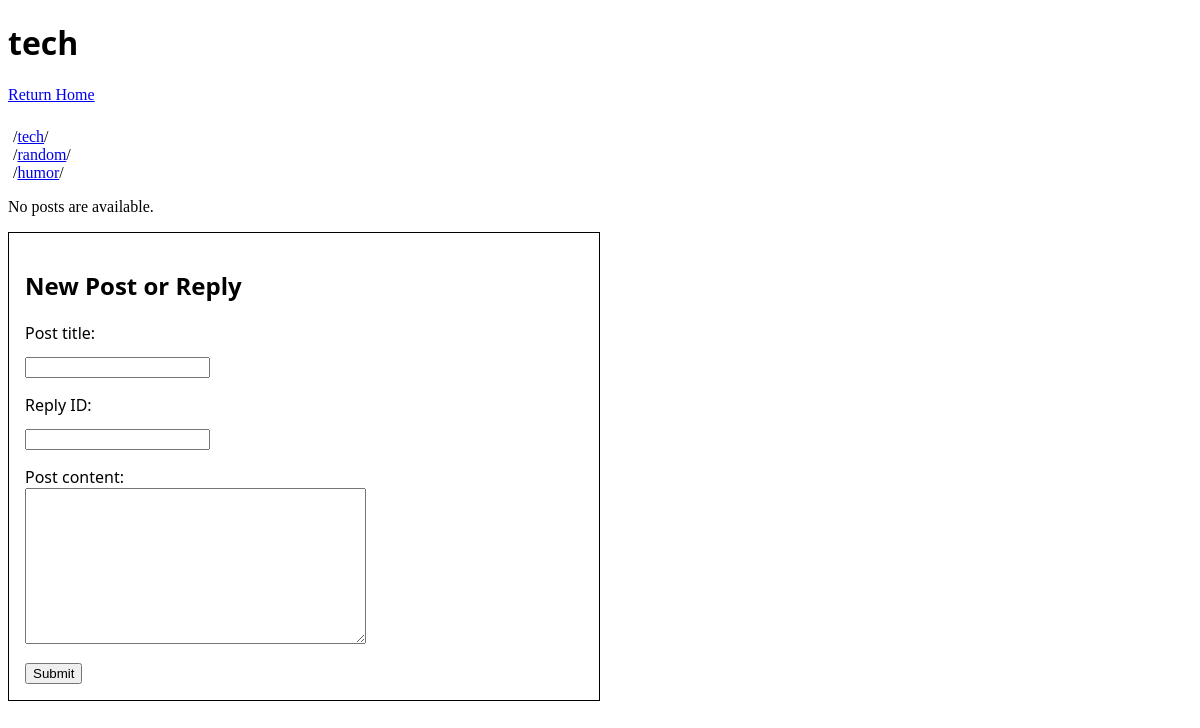
Page /tech/ on the earlier database version.
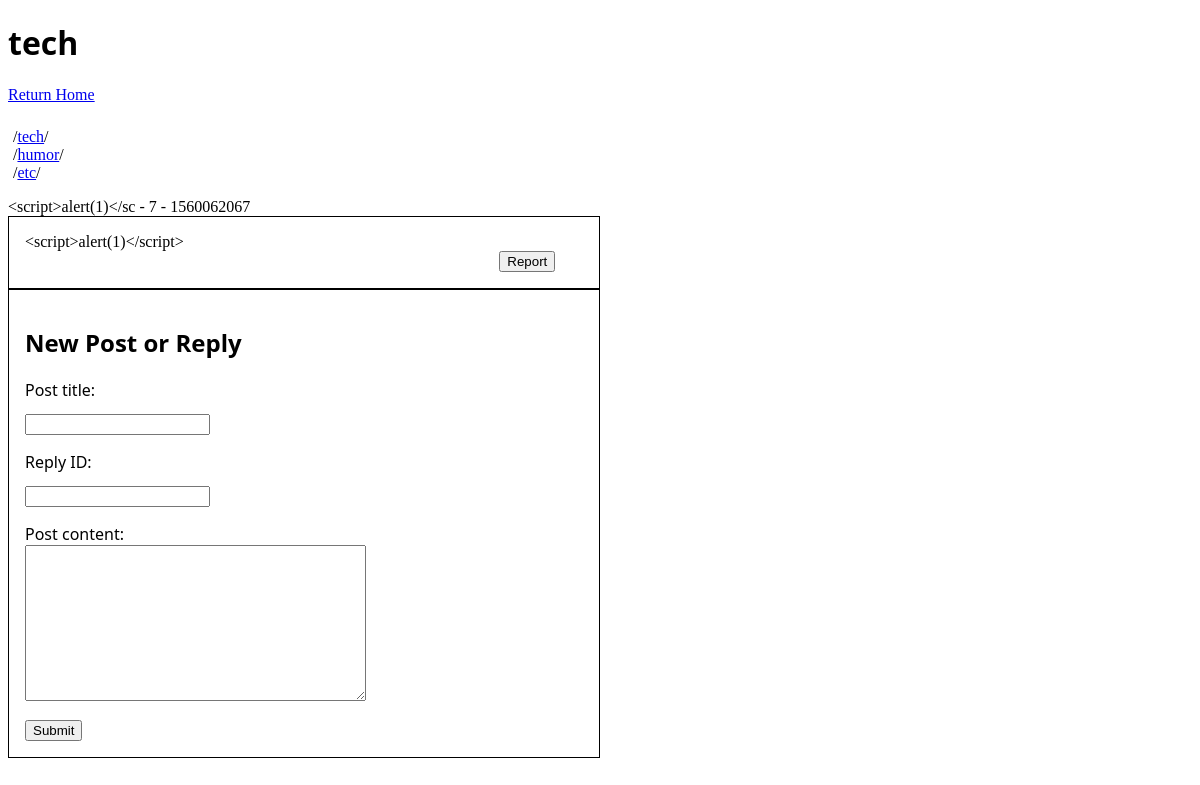
Same page on the later database version.
### boards/models.py (models this page shows, shortened)
class Boards(models.Model):
    board_name = models.CharField(max_length=MAX_BOARD_NAME_LENGTH)
    password = models.TextField(blank=True)
    rules = models.TextField(default="Obey site-wide rules")

class PostDB(models.Model):
    board_name = models.TextField(max_length=MAX_BOARD_NAME_LENGTH)
    date = models.IntegerField()
    parent_id = models.IntegerField(null=True)
    tripcode = models.TextField(max_length=150, null=True)
    title = models.TextField(max_length=12)
    name = models.CharField(max_length=25, default="anonymous")
    content = models.TextField(max_length=500000)

### boards/views.py (the view)
# urls.py: path('<str:board_name>/', views.board_home, name="board_name")
def board_home(request, board_name):
    for board in STANDARD_CONTEXT['board_list']:
        if board_name == board.board_name:
            break
    else:
        raise Http404
    context = {'board_name': board_name, 'new_post_form': forms.NewPostForm, 'post_list': boardutils.get_post_list_for_board(board_name),}
    context = dict({**STANDARD_CONTEXT, **context})
    template = loader.get_template('boards/board-home.html')
    resp = HttpResponse(template.render(context, request))
    return resp

### boards/boardutils/__init__.py (called while the page is built)
def get_post_list_for_board(board):
    return models.PostDB.objects.filter(board_name=board)

### boards/templates/boards/board-home.html (shortened to what this page needs)
{% load static %}
<!DOCTYPE html>
<html>
    <head>
        <link rel="stylesheet" href="{% static 'boards/style.css' %}">
        <link rel="stylesheet" href="{% static 'boards/default-board-style.css' %}">
    </head>
    <body>
        <h1 class='boardLogo'>
            {{ board_name }}
        </h1>
        <a href="/">Return Home</a>
        {% if board_list %}
            <ul class='boardList'>
            {% for board in board_list %}
                <li>/<a href="/{{ board.board_name }}/">{{ board.board_name }}</a>/</li>
            {% endfor %}
            </ul>
        {% endif %}
        {% if post_list %}
            {% for post in post_list %}
                <div class='postTopic'>{{ post.title }}</a> - {{ post.id }} - {{ post.date }}</div>
                <div class='postContent'>
                    {{ post.content }}
                    <button class='reportPost'>Report</button>
                </div>
            {% endfor %}
            {% else %}
            <p>No posts are available.</p>
        {% endif %}
        <form action="/submit-post" method="post" class='submitPostForm'>
            <h2>New Post or Reply</h2>
            {{ new_post_form }}
            <input type="submit" value="Submit">
        </form>
    </body>
</html>

### boards/static/boards/style.css (style rules this page uses)
.boardList { list-style: none; padding-left: 5px; padding-top: 0.5em; }

### boards/static/boards/default-board-style.css (style rules this page uses)
.submitPostForm input, .submitPostForm label { margin-top: 1em; display: block; }
.submitPostForm { border: 1px solid black; padding: 1em; }
.submitPostForm, .boardLogo { font-family: 'Segoe UI', Tahoma, Geneva, Verdana, sans-serif; }
.submitPostForm, .postContent { margin-right: 50%; }
.postContent { border: 1px solid black; padding: 1em; }
.reportPost { margin-left: 85%; display: inline; }

Differences in the rows shown:
removed Boards: board_name "random"
added PostDB: board_name "tech", title "<script>alert(1)</sc", id "7", date "1560062067", content "<script>alert(1)</script>"
added Boards: board_name "etc"
Other differences:
{{ board_name }}: "tech" → (not shown)
text no longer shown: "No posts are available."
